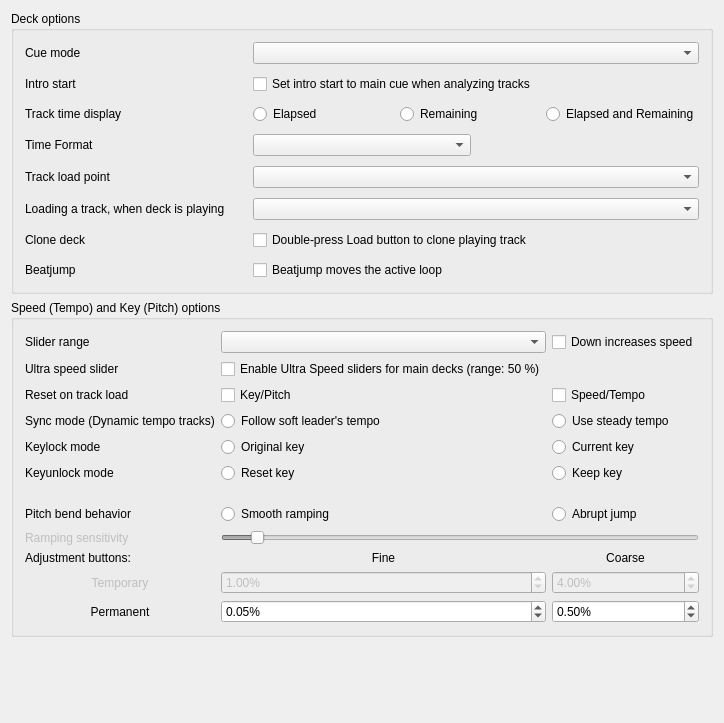
<?xml version="1.0" encoding="UTF-8"?>
<ui version="4.0">
 <class>DlgPrefDeckDlg</class>
 <widget class="QWidget" name="DlgPrefDeckDlg">
  <property name="geometry">
   <rect>
    <x>0</x>
    <y>0</y>
    <width>710</width>
    <height>723</height>
   </rect>
  </property>
  <property name="windowTitle">
   <string>Deck Preferences</string>
  </property>
  <layout class="QGridLayout" name="gridLayout_3">
   <item row="0" column="0">
    <widget class="QGroupBox" name="groupBoxDeckOptions">
     <property name="title">
      <string>Deck options</string>
     </property>
     <layout class="QGridLayout" name="GridLayout1">
      <property name="spacing">
       <number>10</number>
      </property>
      <item row="5" column="0">
       <widget class="QLabel" name="labelLoadWhenDeckPlaying">
        <property name="text">
         <string>Loading a track, when deck is playing</string>
        </property>
        <property name="buddy">
         <cstring>comboBoxLoadWhenDeckPlaying</cstring>
        </property>
       </widget>
      </item>
      <item row="0" column="0">
       <widget class="QLabel" name="labelCueMode">
        <property name="text">
         <string>Cue mode</string>
        </property>
        <property name="openExternalLinks">
         <bool>true</bool>
        </property>
        <property name="buddy">
         <cstring>ComboBoxCueMode</cstring>
        </property>
       </widget>
      </item>
      <item row="4" column="1" colspan="2">
       <widget class="QComboBox" name="comboBoxLoadPoint"/>
      </item>
      <item row="1" column="1" colspan="2">
       <widget class="QCheckBox" name="checkBoxIntroStartMove">
        <property name="toolTip">
         <string>When the analyzer places the intro start point automatically,
it will place it at the main cue point if the main cue point has been set previously.
This may be helpful for upgrading to Mixxx 2.3 from earlier versions.

If this option is disabled, the intro start point is automatically placed at the first sound.</string>
        </property>
        <property name="text">
         <string>Set intro start to main cue when analyzing tracks</string>
        </property>
       </widget>
      </item>
      <item row="1" column="0">
       <widget class="QLabel" name="labelIntroStartMove">
        <property name="text">
         <string>Intro start</string>
        </property>
        <property name="buddy">
         <cstring>ComboBoxCueMode</cstring>
        </property>
       </widget>
      </item>
      <item row="0" column="1" colspan="2">
       <widget class="QComboBox" name="ComboBoxCueMode">
        <property name="toolTip">
         <string>Mixxx mode:
- Cue button while pause at cue point = preview
- Cue button while pause not at cue point = set cue point
- Cue button while playing = pause at cue point
Mixxx mode (no blinking):
- Same as Mixxx mode but with no blinking indicators
Pioneer mode:
- Same as Mixxx mode with a flashing play button
Denon mode:
- Cue button at cue point = preview
- Cue button not at cue point = pause at cue point
- Play = set cue point
Numark mode:
- Same as Denon mode, but without a flashing play button
CUP mode:
- Cue button while pause at cue point = play after release
- Cue button while pause not at cue point = set cue point and play after release
- Cue button while playing = go to cue point and play after release
</string>
        </property>
       </widget>
      </item>
      <item row="6" column="0">
       <widget class="QLabel" name="labelCloneDeckOnLoadDoubleTap">
        <property name="text">
         <string>Clone deck</string>
        </property>
        <property name="buddy">
         <cstring>checkBoxCloneDeckOnLoadDoubleTap</cstring>
        </property>
       </widget>
      </item>
      <item row="3" column="0">
       <widget class="QLabel" name="labelTimeDisplay">
        <property name="text">
         <string>Time Format</string>
        </property>
       </widget>
      </item>
      <item row="3" column="1">
       <widget class="QComboBox" name="comboBoxTimeFormat"/>
      </item>
      <item row="4" column="0">
       <widget class="QLabel" name="labelLoadPoint">
        <property name="text">
         <string>Track load point</string>
        </property>
       </widget>
      </item>
      <item row="2" column="0">
       <widget class="QLabel" name="labelPositionDisplay">
        <property name="enabled">
         <bool>true</bool>
        </property>
        <property name="font">
         <font/>
        </property>
        <property name="text">
         <string>Track time display</string>
        </property>
        <property name="wordWrap">
         <bool>false</bool>
        </property>
        <property name="buddy">
         <cstring>radioButtonElapsed</cstring>
        </property>
       </widget>
      </item>
      <item row="5" column="1" colspan="2">
       <widget class="QComboBox" name="comboBoxLoadWhenDeckPlaying"/>
      </item>
      <item row="2" column="1" colspan="2">
       <layout class="QHBoxLayout" name="horizontalLayout">
        <item>
         <widget class="QRadioButton" name="radioButtonElapsed">
          <property name="text">
           <string>Elapsed</string>
          </property>
          <attribute name="buttonGroup">
           <string notr="true">buttonGroupTrackTime</string>
          </attribute>
         </widget>
        </item>
        <item>
         <widget class="QRadioButton" name="radioButtonRemaining">
          <property name="text">
           <string>Remaining</string>
          </property>
          <attribute name="buttonGroup">
           <string notr="true">buttonGroupTrackTime</string>
          </attribute>
         </widget>
        </item>
        <item>
         <widget class="QRadioButton" name="radioButtonElapsedAndRemaining">
          <property name="text">
           <string>Elapsed and Remaining</string>
          </property>
          <attribute name="buttonGroup">
           <string notr="true">buttonGroupTrackTime</string>
          </attribute>
         </widget>
        </item>
       </layout>
      </item>
      <item row="6" column="1" colspan="2">
       <widget class="QCheckBox" name="checkBoxCloneDeckOnLoadDoubleTap">
        <property name="toolTip">
         <string>Create a playing clone of the first playing deck by double-tapping a Load button on a controller or keyboard.
You can always drag-and-drop tracks on screen to clone a deck.</string>
        </property>
        <property name="text">
         <string>Double-press Load button to clone playing track</string>
        </property>
       </widget>
      </item>
      <item row="7" column="0">
       <widget class="QLabel" name="labelBeatjumpLoopmove">
        <property name="enabled">
         <bool>true</bool>
        </property>
        <property name="font">
         <font/>
        </property>
        <property name="text">
         <string>Beatjump</string>
        </property>
        <property name="wordWrap">
         <bool>false</bool>
        </property>
        <property name="buddy">
         <cstring>checkboxBeatjumpLoopmove</cstring>
        </property>
       </widget>
      </item>
      <item row="7" column="1" colspan="2">
       <widget class="QCheckBox" name="checkboxBeatjumpLoopmove">
        <property name="toolTip">
         <string>When checked the beatjump controls move the active loop</string>
        </property>
        <property name="text">
         <string>Beatjump moves the active loop</string>
        </property>
       </widget>
      </item>
     </layout>
    </widget>
   </item>
   <item row="1" column="0">
    <widget class="QGroupBox" name="groupBoxSpeedPitchOptions">
     <property name="title">
      <string>Speed (Tempo) and Key (Pitch) options</string>
     </property>
     <layout class="QGridLayout" name="gridLayout_7">
      <item row="0" column="0">
       <layout class="QGridLayout" name="GridLayoutSpeedOptions">
        <item row="12" column="2">
         <widget class="QDoubleSpinBox" name="spinBoxPermanentRateCoarse">
          <property name="toolTip">
           <string>Permanent rate change when left-clicking</string>
          </property>
          <property name="accelerated">
           <bool>true</bool>
          </property>
          <property name="suffix">
           <string>%</string>
          </property>
          <property name="decimals">
           <number>2</number>
          </property>
          <property name="minimum">
           <double>0.010000000000000</double>
          </property>
          <property name="maximum">
           <double>10.000000000000000</double>
          </property>
          <property name="singleStep">
           <double>0.010000000000000</double>
          </property>
          <property name="value">
           <double>0.500000000000000</double>
          </property>
         </widget>
        </item>
        <item row="12" column="1">
         <widget class="QDoubleSpinBox" name="spinBoxPermanentRateFine">
          <property name="toolTip">
           <string>Permanent rate change when right-clicking</string>
          </property>
          <property name="accelerated">
           <bool>true</bool>
          </property>
          <property name="suffix">
           <string>%</string>
          </property>
          <property name="decimals">
           <number>2</number>
          </property>
          <property name="minimum">
           <double>0.010000000000000</double>
          </property>
          <property name="maximum">
           <double>10.000000000000000</double>
          </property>
          <property name="singleStep">
           <double>0.010000000000000</double>
          </property>
          <property name="value">
           <double>0.050000000000000</double>
          </property>
         </widget>
        </item>
        <item row="2" column="0">
         <widget class="QLabel" name="labelSpeedPitchReset">
          <property name="text">
           <string>Reset on track load</string>
          </property>
          <property name="buddy">
           <cstring>checkBoxResetPitch</cstring>
          </property>
         </widget>
        </item>
        <item row="4" column="2">
         <widget class="QRadioButton" name="radioButtonCurrentKey">
          <property name="text">
           <string>Current key</string>
          </property>
          <attribute name="buttonGroup">
           <string notr="true">buttonGroupKeyLockMode</string>
          </attribute>
         </widget>
        </item>
        <item row="11" column="1">
         <widget class="QDoubleSpinBox" name="spinBoxTemporaryRateFine">
          <property name="enabled">
           <bool>false</bool>
          </property>
          <property name="toolTip">
           <string>Temporary rate change when right-clicking</string>
          </property>
          <property name="accelerated">
           <bool>true</bool>
          </property>
          <property name="suffix">
           <string>%</string>
          </property>
          <property name="decimals">
           <number>2</number>
          </property>
          <property name="minimum">
           <double>0.010000000000000</double>
          </property>
          <property name="maximum">
           <double>10.000000000000000</double>
          </property>
          <property name="singleStep">
           <double>0.010000000000000</double>
          </property>
          <property name="value">
           <double>1.000000000000000</double>
          </property>
         </widget>
        </item>
        <item row="12" column="0">
         <widget class="QLabel" name="labelSpeedPermanent">
          <property name="text">
           <string>Permanent</string>
          </property>
          <property name="alignment">
           <set>Qt::AlignCenter</set>
          </property>
         </widget>
        </item>
        <item row="8" column="1" colspan="2">
         <widget class="QSlider" name="SliderRateRampSensitivity">
          <property name="enabled">
           <bool>false</bool>
          </property>
          <property name="minimum">
           <number>100</number>
          </property>
          <property name="maximum">
           <number>2500</number>
          </property>
          <property name="singleStep">
           <number>50</number>
          </property>
          <property name="value">
           <number>250</number>
          </property>
          <property name="orientation">
           <enum>Qt::Horizontal</enum>
          </property>
         </widget>
        </item>
        <item row="11" column="0">
         <widget class="QLabel" name="labelSpeedTemporary">
          <property name="enabled">
           <bool>false</bool>
          </property>
          <property name="text">
           <string>Temporary</string>
          </property>
          <property name="alignment">
           <set>Qt::AlignCenter</set>
          </property>
         </widget>
        </item>
        <item row="3" column="0">
         <widget class="QLabel" name="labelSyncMode">
          <property name="text">
           <string>Sync mode (Dynamic tempo tracks)</string>
          </property>
          <property name="openExternalLinks">
           <bool>true</bool>
          </property>
         </widget>
        </item>
        <item row="4" column="0">
         <widget class="QLabel" name="labelKeylockMode">
          <property name="text">
           <string>Keylock mode</string>
          </property>
          <property name="buddy">
           <cstring>radioButtonOriginalKey</cstring>
          </property>
         </widget>
        </item>
        <item row="8" column="0">
         <widget class="QLabel" name="labelSpeedRampSensitivity">
          <property name="enabled">
           <bool>false</bool>
          </property>
          <property name="text">
           <string>Ramping sensitivity</string>
          </property>
          <property name="buddy">
           <cstring>SliderRateRampSensitivity</cstring>
          </property>
         </widget>
        </item>
        <item row="7" column="0">
         <widget class="QLabel" name="labelSpeedBendBehavior">
          <property name="text">
           <string>Pitch bend behavior</string>
          </property>
          <property name="buddy">
           <cstring>radioButtonRateRampModeStepping</cstring>
          </property>
         </widget>
        </item>
        <item row="4" column="1">
         <widget class="QRadioButton" name="radioButtonOriginalKey">
          <property name="text">
           <string>Original key</string>
          </property>
          <attribute name="buttonGroup">
           <string notr="true">buttonGroupKeyLockMode</string>
          </attribute>
         </widget>
        </item>
        <item row="11" column="2">
         <widget class="QDoubleSpinBox" name="spinBoxTemporaryRateCoarse">
          <property name="enabled">
           <bool>false</bool>
          </property>
          <property name="toolTip">
           <string>Temporary rate change when left-clicking</string>
          </property>
          <property name="accelerated">
           <bool>true</bool>
          </property>
          <property name="suffix">
           <string>%</string>
          </property>
          <property name="decimals">
           <number>2</number>
          </property>
          <property name="minimum">
           <double>0.010000000000000</double>
          </property>
          <property name="maximum">
           <double>10.000000000000000</double>
          </property>
          <property name="singleStep">
           <double>0.010000000000000</double>
          </property>
          <property name="value">
           <double>4.000000000000000</double>
          </property>
         </widget>
        </item>
        <item row="2" column="2">
         <widget class="QCheckBox" name="checkBoxResetSpeed">
          <property name="text">
           <string>Speed/Tempo</string>
          </property>
         </widget>
        </item>
        <item row="2" column="1">
         <widget class="QCheckBox" name="checkBoxResetPitch">
          <property name="text">
           <string>Key/Pitch</string>
          </property>
         </widget>
        </item>
        <item row="10" column="0">
         <widget class="QLabel" name="labelSpeedAdjustment">
          <property name="text">
           <string>Adjustment buttons:</string>
          </property>
         </widget>
        </item>
        <item row="3" column="1">
         <widget class="QRadioButton" name="radioButtonSoftLeader">
          <property name="toolTip">
           <string>Apply tempo changes from a soft-leading track (usually the leaving track in a transition) to the follower tracks. After the transition, the follower track will continue with the previous leader's very last tempo. Changes from explicit selected leaders are always applied.</string>
          </property>
          <property name="text">
           <string>Follow soft leader's tempo</string>
          </property>
          <attribute name="buttonGroup">
           <string notr="true">buttonGroupSyncMode</string>
          </attribute>
         </widget>
        </item>
        <item row="10" column="2">
         <widget class="QLabel" name="labelSpeedCoarse">
          <property name="enabled">
           <bool>true</bool>
          </property>
          <property name="font">
           <font/>
          </property>
          <property name="toolTip">
           <string/>
          </property>
          <property name="text">
           <string>Coarse</string>
          </property>
          <property name="alignment">
           <set>Qt::AlignCenter</set>
          </property>
          <property name="wordWrap">
           <bool>false</bool>
          </property>
          <property name="buddy">
           <cstring>spinBoxPermanentRateCoarse</cstring>
          </property>
         </widget>
        </item>
        <item row="10" column="1">
         <widget class="QLabel" name="labelSpeedFine">
          <property name="enabled">
           <bool>true</bool>
          </property>
          <property name="font">
           <font/>
          </property>
          <property name="toolTip">
           <string/>
          </property>
          <property name="text">
           <string>Fine</string>
          </property>
          <property name="alignment">
           <set>Qt::AlignCenter</set>
          </property>
          <property name="wordWrap">
           <bool>false</bool>
          </property>
          <property name="buddy">
           <cstring>spinBoxPermanentRateFine</cstring>
          </property>
         </widget>
        </item>
        <item row="0" column="2">
         <widget class="QCheckBox" name="checkBoxInvertSpeedSlider">
          <property name="toolTip">
           <string>Make the speed sliders work like those on DJ turntables and CDJs where moving downward increases the speed</string>
          </property>
          <property name="text">
           <string>Down increases speed</string>
          </property>
         </widget>
        </item>
        <item row="0" column="0">
         <widget class="QLabel" name="labelSpeedSliderrange">
          <property name="enabled">
           <bool>true</bool>
          </property>
          <property name="font">
           <font/>
          </property>
          <property name="text">
           <string>Slider range</string>
          </property>
          <property name="wordWrap">
           <bool>false</bool>
          </property>
          <property name="buddy">
           <cstring>ComboBoxRateRange</cstring>
          </property>
         </widget>
        </item>
        <item row="0" column="1">
         <widget class="QComboBox" name="ComboBoxRateRange">
          <property name="font">
           <font/>
          </property>
          <property name="toolTip">
           <string>Adjusts the range of the speed (Vinyl &quot;Pitch&quot;) slider.</string>
          </property>
         </widget>
        </item>
        <item row="1" column="0">
         <widget class="QLabel" name="labelUltraSpeedSlider">
          <property name="enabled">
           <bool>true</bool>
          </property>
          <property name="font">
           <font/>
          </property>
          <property name="text">
           <string>Ultra speed slider</string>
          </property>
          <property name="wordWrap">
           <bool>false</bool>
          </property>
          <property name="buddy">
           <cstring>CheckBoxUltraSpeed</cstring>
          </property>
         </widget>
        </item>
        <item row="1" column="1">
         <widget class="WTristateCheckBox" name="CheckBoxUltraSpeed">
          <property name="font">
           <font/>
          </property>
          <property name="text">
           <string>Enable Ultra Speed sliders for main decks (range: 50 %)</string>
          </property>
          <property name="toolTip">
           <string>The Ultra Speed slider can shift the range of the &quot;Pitch&quot; slider by +/- 50 %. This allows to cover a large tempo range while keeping the Pitch slider within its boundaries for fine-adjustment.</string>
          </property>
         </widget>
        </item>
        <item row="7" column="2">
         <widget class="QRadioButton" name="radioButtonRateRampModeStepping">
          <property name="text">
           <string>Abrupt jump</string>
          </property>
          <attribute name="buttonGroup">
           <string notr="true">buttonGroupSpeedBendBehavior</string>
          </attribute>
         </widget>
        </item>
        <item row="7" column="1">
         <widget class="QRadioButton" name="radioButtonRateRampModeLinear">
          <property name="toolTip">
           <string>Smoothly adjusts deck speed when temporary change buttons are held down</string>
          </property>
          <property name="text">
           <string>Smooth ramping</string>
          </property>
          <attribute name="buttonGroup">
           <string notr="true">buttonGroupSpeedBendBehavior</string>
          </attribute>
         </widget>
        </item>
        <item row="5" column="0">
         <widget class="QLabel" name="labelKeyunlockMode">
          <property name="text">
           <string>Keyunlock mode</string>
          </property>
         </widget>
        </item>
        <item row="5" column="1">
         <widget class="QRadioButton" name="radioButtonResetUnlockedKey">
          <property name="text">
           <string>Reset key</string>
          </property>
          <attribute name="buttonGroup">
           <string notr="true">buttonGroupKeyUnlockMode</string>
          </attribute>
         </widget>
        </item>
        <item row="5" column="2">
         <widget class="QRadioButton" name="radioButtonKeepUnlockedKey">
          <property name="text">
           <string>Keep key</string>
          </property>
          <attribute name="buttonGroup">
           <string notr="true">buttonGroupKeyUnlockMode</string>
          </attribute>
         </widget>
        </item>
        <item row="3" column="2">
         <widget class="QRadioButton" name="radioButtonLockBpm">
          <property name="toolTip">
           <string>The tempo of a previous soft leader track at the beginning of the transition is kept steady. After the transition, the follower track will maintain this original tempo. This technique serves as a workaround to avoid dynamic tempo changes, as seen during the outro of rubato-style tracks. For instance, it prevents the follower track from continuing with a slowed-down tempo of the soft leader. This corresponds to the behavior before Mixxx 2.4. Changes from explicit selected leaders are always applied.</string>
          </property>
          <property name="text">
           <string>Use steady tempo</string>
          </property>
          <attribute name="buttonGroup">
           <string notr="true">buttonGroupSyncMode</string>
          </attribute>
         </widget>
        </item>
        <item row="6" column="0">
         <spacer name="verticalSpacer1">
          <property name="orientation">
           <enum>Qt::Vertical</enum>
          </property>
          <property name="sizeHint" stdset="0">
           <size>
            <width>20</width>
            <height>15</height>
           </size>
          </property>
         </spacer>
        </item>
       </layout>
      </item>
     </layout>
    </widget>
   </item>
   <item row="2" column="0">
    <spacer name="verticalSpacer2">
     <property name="orientation">
      <enum>Qt::Vertical</enum>
     </property>
     <property name="sizeHint" stdset="0">
      <size>
       <width>20</width>
       <height>40</height>
      </size>
     </property>
    </spacer>
   </item>
  </layout>
 </widget>
 <layoutdefault spacing="6" margin="11"/>
 <customwidgets>
  <customwidget>
   <class>WTristateCheckBox</class>
   <extends>QCheckBox</extends>
   <header>widget/wtristatecheckbox.h</header>
  </customwidget>
 </customwidgets>
 <tabstops>
  <tabstop>ComboBoxCueMode</tabstop>
  <tabstop>checkBoxIntroStartMove</tabstop>
  <tabstop>radioButtonElapsed</tabstop>
  <tabstop>radioButtonRemaining</tabstop>
  <tabstop>radioButtonElapsedAndRemaining</tabstop>
  <tabstop>comboBoxTimeFormat</tabstop>
  <tabstop>comboBoxLoadPoint</tabstop>
  <tabstop>comboBoxLoadWhenDeckPlaying</tabstop>
  <tabstop>checkBoxCloneDeckOnLoadDoubleTap</tabstop>
  <tabstop>checkboxBeatjumpLoopmove</tabstop>
  <tabstop>ComboBoxRateRange</tabstop>
  <tabstop>checkBoxInvertSpeedSlider</tabstop>
  <tabstop>CheckBoxUltraSpeed</tabstop>
  <tabstop>checkBoxResetPitch</tabstop>
  <tabstop>checkBoxResetSpeed</tabstop>
  <tabstop>radioButtonSoftLeader</tabstop>
  <tabstop>radioButtonOriginalKey</tabstop>
  <tabstop>radioButtonCurrentKey</tabstop>
  <tabstop>radioButtonResetUnlockedKey</tabstop>
  <tabstop>radioButtonKeepUnlockedKey</tabstop>
  <tabstop>radioButtonRateRampModeLinear</tabstop>
  <tabstop>radioButtonRateRampModeStepping</tabstop>
  <tabstop>SliderRateRampSensitivity</tabstop>
  <tabstop>spinBoxTemporaryRateFine</tabstop>
  <tabstop>spinBoxTemporaryRateCoarse</tabstop>
  <tabstop>spinBoxPermanentRateFine</tabstop>
  <tabstop>spinBoxPermanentRateCoarse</tabstop>
 </tabstops>
 <resources/>
 <buttongroups>
  <buttongroup name="buttonGroupTrackTime"/>
  <buttongroup name="buttonGroupKeyUnlockMode"/>
  <buttongroup name="buttonGroupKeyLockMode"/>
  <buttongroup name="buttonGroupSpeedBendBehavior"/>
  <buttongroup name="buttonGroupSyncMode"/>
 </buttongroups>
</ui>
